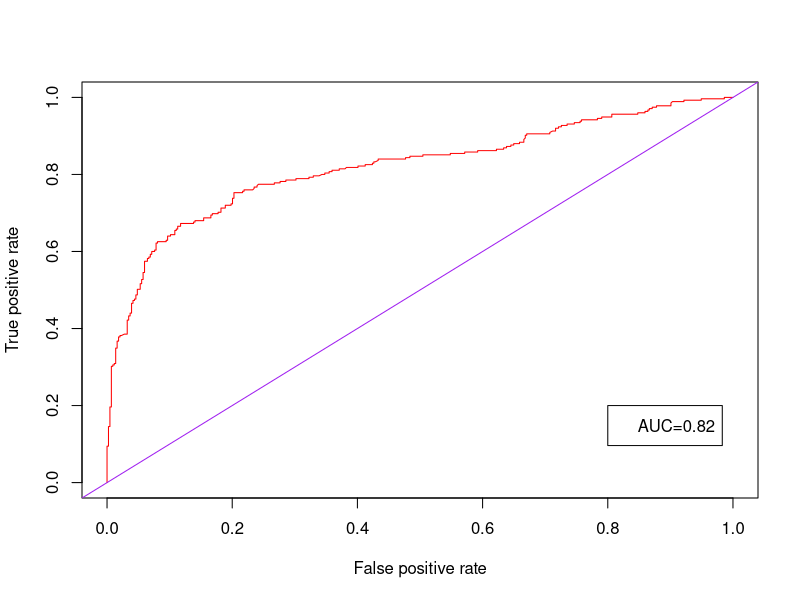
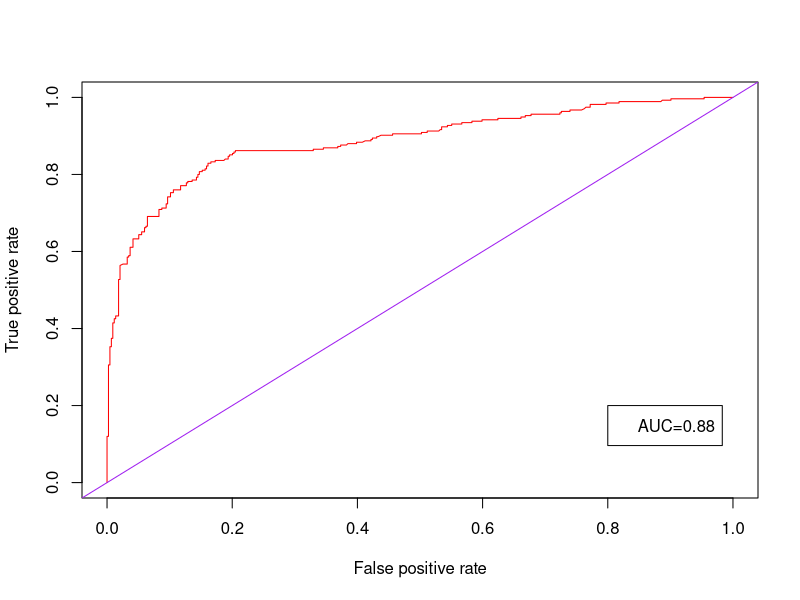
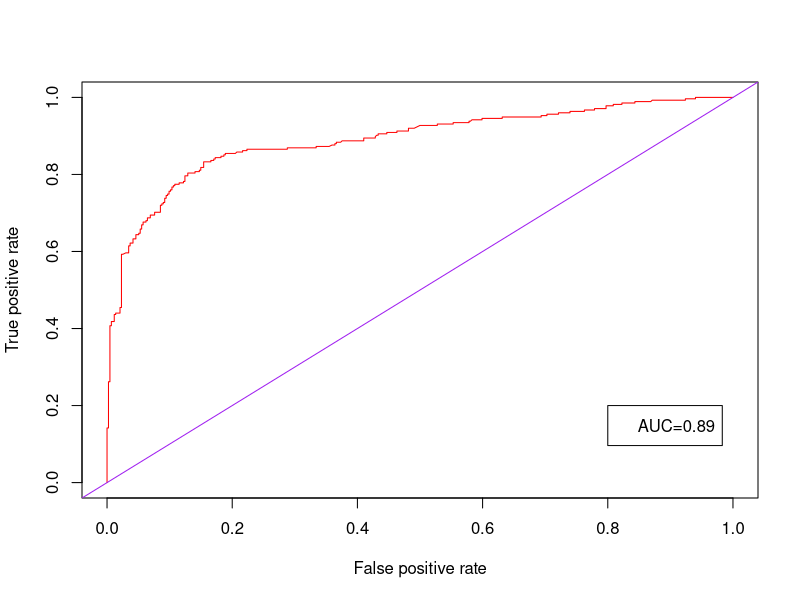

These figures' R source, in order:
## ---- chunk 1
titanic=read.csv("titanic.csv")

## ---- chunk 2
titanic=titanic[,-3]
dim(titanic)
names(titanic)
## ---- chunk 3
Sex=ifelse(titanic$Sex=="male",1,0)
table(Sex)
titanic$Sex=Sex
table(titanic$Sex)
## ---- chunk 4
set.seed(1) # It will fix the random number generation
train=sample(887,0.8*887)
train_data=titanic[train,]
test_data=titanic[-train,]
true.response=test_data$Survived
## ---- chunk 5
library(e1071)
library(ROCR)

## ---- chunk 6
svm_linear=svm(Survived~., data=train_data, kernel="linear",cost=5,type="C-classification")
summary(svm_linear)
## ---- chunk 7
ypred <-predict(svm_linear, test_data)
cm=table(predict = ypred, truth=test_data$Survived)
cm
sum(diag(cm))/sum(cm)
## ---- chunk 8
svm_linear1=svm(Survived~., data=train_data, kernel="linear",type="C-classification",cost=2,decision.values=TRUE)
#summary(svm_linear1)
fitted1 <-attributes(predict(svm_linear1, train_data, decision.values = TRUE))$decision.values
#fitted[1:10]
predicted_obj <-prediction(fitted1, train_data$Survived)
perf <-performance(predicted_obj, "tpr", "fpr")
plot(perf,col="red")
abline(0,1,col="purple")
auc=performance(predicted_obj,"auc" )
auc@y.values
legend(0.8,0.2,print("AUC=0.82"))
## ---- chunk 9
set.seed(1)
tune.out1 <-tune(svm,Survived~., data = train_data,kernel = "linear",ranges=(cost = c(0.1, 1,10,50)))
summary(tune.out1)
## ---- chunk 10
svm_radial=svm(Survived~., data=train_data, kernel="radial",cost=5,gamma=0.1,type="C-classification")
summary(svm_radial)
## ---- chunk 11
ypred_r <-predict(svm_radial, test_data)
cm.r=table(predict = ypred_r, truth=test_data$Survived)
cm.r
sum(diag(cm.r))/sum(cm.r)
## ---- chunk 12
svm_radial=svm(Survived~., data=train_data, kernel="radial",type="C-classification",cost=5,gamma=0.1,decision.values=TRUE)
#summary(svm_linear1)
fitted.r <-attributes(predict(svm_radial, train_data, decision.values = TRUE))$decision.values
#fitted[1:10]
predicted_obj.r <-prediction(fitted.r, train_data$Survived)
perf.r <-performance(predicted_obj.r, "tpr", "fpr")
plot(perf.r,col="red")
abline(0,1,col="purple")
auc.r=performance(predicted_obj.r,"auc" )
auc.r@y.values
legend(0.8,0.2,print("AUC=0.88"))
## ---- chunk 13
set.seed(1)
tune.out2 <-tune(svm,Survived~., data = train_data,kernel = "radial",ranges=list(cost = c(0.1, 1,10,50),gamma=c(0.001,0.01,0.1,1,5,10)))
summary(tune.out2)
## ---- chunk 14
svm_radial1=svm(Survived~., data=train_data, kernel="radial",cost=10,gamma=0.1,type="C-classification")
summary(svm_radial1)
## ---- chunk 15
ypred_r1 <-predict(svm_radial1, test_data)
cm.r1=table(predict = ypred_r1, truth=test_data$Survived)
cm.r1
sum(diag(cm.r1))/sum(cm.r1)
## ---- chunk 16
svm_radial1=svm(Survived~., data=train_data, kernel="radial",type="C-classification",cost=10,gamma=0.1,decision.values=TRUE)
#summary(svm_linear1)
fitted.r1 <-attributes(predict(svm_radial1, train_data, decision.values = TRUE))$decision.values
#fitted[1:10]
predicted_obj.r1 <-prediction(fitted.r1, train_data$Survived)
perf.r1 <-performance(predicted_obj.r1, "tpr", "fpr")
plot(perf.r1,col="red")
abline(0,1,col="purple")
auc.r1=performance(predicted_obj.r1,"auc" )
auc.r1@y.values
legend(0.8,0.2,print("AUC=0.89"))
